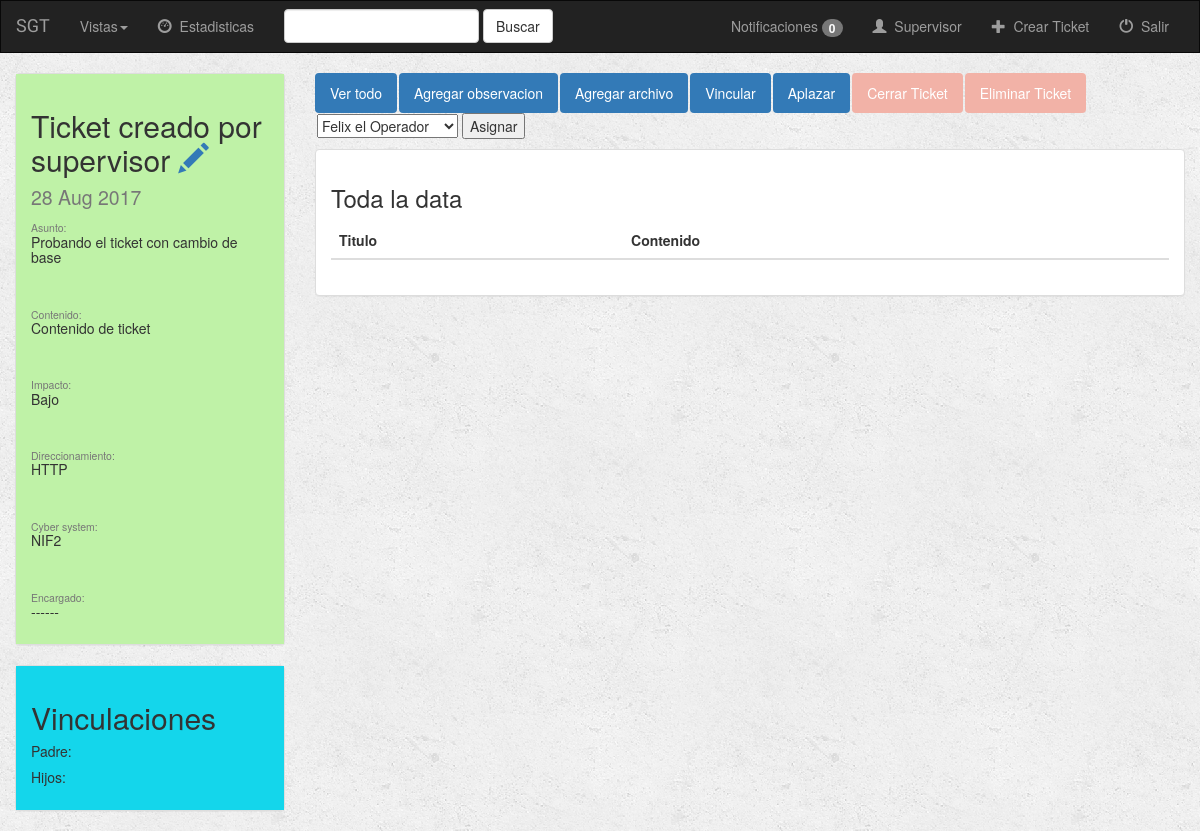
Screenshot of /29/ (signed in) with the database file from the repository.
### ticket/models.py (models this page shows, shortened)
class Ticket(models.Model):
    titulo = models.CharField(max_length=100)
    asunto = models.CharField(max_length=300, null=True)
    contenido = models.CharField(max_length=300, null=True)
    prioridad = models.CharField(max_length=15, choices=(('Urgente', 'Urgente'), ('Estandar', 'Estandar'),
                                                         ('Baja', 'Baja')))
    impacto = models.CharField(max_length=8, null=True)
    direccionamiento = models.CharField(max_length=10, null=True)
    cybersystem = models.CharField(max_length=10, null=True)
    fecha_apertura = models.DateField(auto_now_add=True)
    fecha_cierre = models.DateField(null=True)
    cerrado = models.BooleanField(default=False)
    aplazado = models.BooleanField(default=False)
    fecha_aplazo = models.DateTimeField(null=True, default=datetime.now)
    tiempo_restante_aplazo = models.DurationField(null=True)
    asignado = models.BooleanField(default=False)
    eliminado = models.BooleanField(default=False)
    creador = models.ForeignKey(User, related_name='creador')
    encargado = models.ForeignKey(User, related_name='encargado', null=True)
    cerrador = models.ForeignKey(User, related_name='cerrador', null=True)

### ticket/views.py (the view)
# urls.py: url(r'^(?P<ticket_id>[0-9]+)/$', views.detail, name='detail'),
def detail(request, ticket_id):
    if not request.user.is_authenticated():
        return render(request, 'ticket/login.html')
    else:
        ticket = get_object_or_404(Ticket, pk=ticket_id)
        user = request.user
        if str(request.user.empleado.perfil) == 'supervisor' or str(request.user.empleado.perfil) == 'jefe':
            operadores = User.objects.filter(empleado__perfil='operador')
            return render(request, 'ticket/' + request.user.empleado.perfil + '/detail.html',
                          {'ticket': ticket, 'operadores': operadores, 'permisos': 'supervisor',
                           'notificaciones': consultarNotificaciones(request.user)})
        else:
            return render(request, 'ticket/' + request.user.empleado.perfil + '/detail.html',
                          {'ticket': ticket, 'user': user, 'notificaciones': consultarNotificaciones(request.user)})

### ticket/models.py (called while the page is built)
    def __str__(self):
        return self.user.first_name + " " + self.user.last_name

### ticket/views.py (called while the page is built)
def consultarNotificaciones(user):
    if hasattr(user, 'notificaciones'):
        min_td = datetime.now() - timedelta(minutes=10)
        notificaciones = list(user.notificaciones.filter(fecha__gte=min_td))
        notificaciones.sort(key=lambda noti: noti.fecha, reverse=True)
        return notificaciones
    else:
        return []

### templates/ticket/supervisor/detail.html (shortened to what this page needs)
{% extends 'ticket/supervisor/base.html' %}
{% block body %}
<div class="container-fluid songs-container">
    <div class="row">
        {% include 'ticket/elementos/detalles_ticket.html' %}
        <div class="col-sm-8 col-md-9">
            <ul class="nav nav-pills" style="margin-bottom: 10px;">
                <li role="presentation" class="active"><a href="{% url 'ticket:detail' ticket.id %}">Ver todo</a></li>
                <li role="presentation" class="active"><a href="{% url 'ticket:create_text_data' ticket.id %}">Agregar observacion</a></li>
                <li role="presentation" class="active"><a href="{% url 'ticket:create_file_data' ticket.id %}">Agregar archivo</a></li>
                <li role="presentation" class="active"><a href="{% url 'ticket:accion' ticket.id 'vincular'%}">Vincular</a> </li>
                <li role="presentation" class="active"><a href="{% url 'ticket:accion' ticket.id 'aplazar' %}">Aplazar</a></li>
                {% if not ticket.cerrado %}
                    <li role="presentation" class="active" ><a href="{% url 'ticket:accion' ticket.id 'cerrar' %}" style="background-color: #F2B2A7">Cerrar Ticket</a></li>
                {% endif %}
                {% if not ticket.eliminado %}
                    <li role="presentation" class="active" ><a href="{% url 'ticket:accion' ticket.id 'eliminar' %}" style="background-color:#F2B2A7">Eliminar Ticket</a></li>
                {% endif %}
                {% if not ticket.asignado %}
                    <li>
                    <form action="{% url 'ticket:accion' ticket.id 'asignar' %}" method="post">
                            <select required name="user">
                                {% for operador in operadores %}
                                    <option value={{ operador.id }}>{{ operador.empleado }}</option>
                                {% endfor %}
                            </select>
                        <button  type="submit" >Asignar</button>
                    </form>
                    </li>
                {% endif %}
            </ul>
        {% include 'ticket/elementos/data_ticket.html' %}
        </div>
    </div>
    {% include 'ticket/elementos/vinculos_ticket.html' %}
</div>
{% endblock %}

### templates/ticket/elementos/detalles_ticket.html
{% block detalles_ticket %}
        <div class="col-sm-4 col-md-3">
            <div class="panel panel-default">
                <div class="panel-body" {% if ticket.prioridad == 'Baja' %}
                            style="background-color:#BFF2A7"
                        {% elif ticket.prioridad == 'Estandar' %}
                            style="background-color:#F2EFA7"
                        {% else %}
                            style="background-color:#F2B2A7"
                        {% endif %}>
                    <h2>
                        {{ ticket.titulo }}
                        {% if permisos %}
                            <a href="{% url 'ticket:accion' ticket.id 'editar'%}">
                                <span class="glyphicon glyphicon-pencil" aria-hidden="true">
                                </span>
                            </a>
                        {% endif %} <br>
                        <small>{{ ticket.fecha_apertura|date:"d M Y" }}</small>
                    </h2>
                    {% if ticket.asunto %}
                        <h5>
                            <small>Asunto:</small>  <br>
                            {{ ticket.asunto }}
                        </h5><br>
                    {% endif %}
                    {% if ticket.contenido %}
                        <h5>
                            <small>Contenido:</small>   <br>
                            {{ ticket.contenido }}
                        </h5><br>
                    {% endif %}
                    {% if ticket.impacto %}
                        <h5>
                            <small>Impacto:</small> <br>
                            {{ ticket.impacto }}
                        </h5><br>
                    {% endif %}
                    {% if ticket.direccionamiento %}
                        <h5>
                            <small>Direccionamiento:</small>    <br>
                            {{ ticket.direccionamiento }}
                        </h5><br>
                    {% endif %}
                    {% if ticket.cybersystem %}
                        <h5>
                            <small>Cyber system:</small>    <br>
                            {{ ticket.cybersystem }}
                        </h5><br>
                    {% endif %}
                    <h5>
                        <small>Encargado:</small><br>
                        {% if ticket.encargado %}
                            {{ ticket.encargado.empleado }}
                        {% else %}
                            ------
                        {% endif %}
                    </h5>
                </div>
            </div>
        </div>
{% endblock detalles_ticket%}

### ticket/static/ticket/style.css (style rules this page uses)
body { background: white url("images/background.png"); }

### rows the page displays
Ticket: titulo "Ticket creado por supervisor", fecha_apertura "28 Aug 2017", asunto "Probando el ticket con cambio de base", contenido "Contenido de ticket", impacto "Bajo", direccionamiento "HTTP", cybersystem "NIF2"

### other values shown
{{ notificaciones|length }} "0"
form field user "Felix el Operador"
